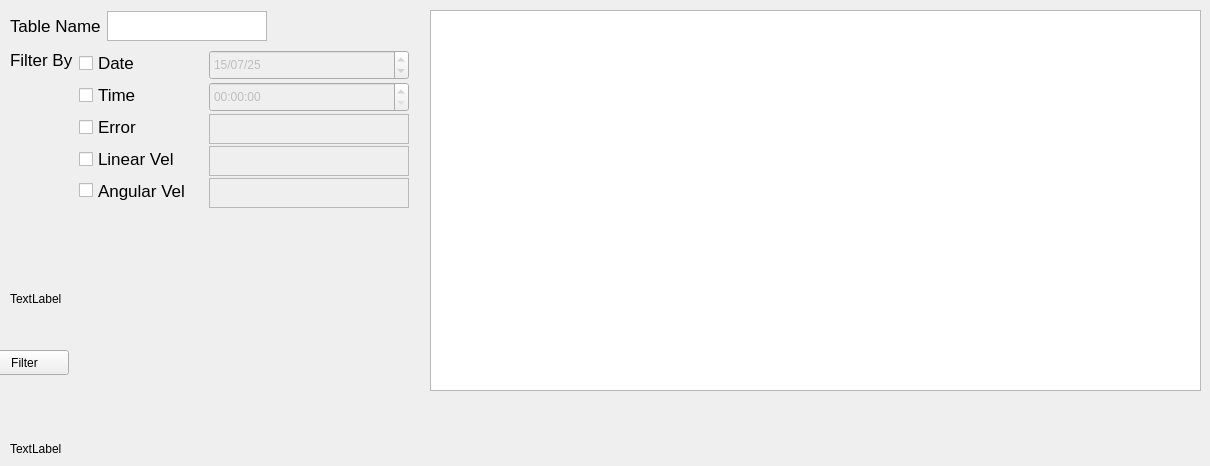
      <widget class="QWidget" name="tab_2">
       <attribute name="title">
        <string>Database</string>
       </attribute>
       <widget class="QLabel" name="dataLabel">
        <property name="geometry">
         <rect>
          <x>10</x>
          <y>290</y>
          <width>67</width>
          <height>17</height>
         </rect>
        </property>
        <property name="text">
         <string>TextLabel</string>
        </property>
       </widget>
       <widget class="QTableView" name="dataTableView">
        <property name="geometry">
         <rect>
          <x>430</x>
          <y>10</y>
          <width>771</width>
          <height>381</height>
         </rect>
        </property>
        <property name="autoFillBackground">
         <bool>true</bool>
        </property>
        <property name="sizeAdjustPolicy">
         <enum>QAbstractScrollArea::AdjustToContents</enum>
        </property>
       </widget>
       <widget class="QWidget" name="layoutWidget">
        <property name="geometry">
         <rect>
          <x>10</x>
          <y>10</y>
          <width>260</width>
          <height>32</height>
         </rect>
        </property>
        <layout class="QFormLayout" name="formLayout_2">
         <item row="0" column="0">
          <widget class="QLabel" name="label_2">
           <property name="font">
            <font>
             <pointsize>13</pointsize>
            </font>
           </property>
           <property name="text">
            <string>Table Name</string>
           </property>
          </widget>
         </item>
         <item row="0" column="1">
          <widget class="QTextEdit" name="tableNameTextEdit">
           <property name="minimumSize">
            <size>
             <width>160</width>
             <height>30</height>
            </size>
           </property>
           <property name="maximumSize">
            <size>
             <width>160</width>
             <height>30</height>
            </size>
           </property>
           <property name="font">
            <font>
             <pointsize>13</pointsize>
            </font>
           </property>
          </widget>
         </item>
        </layout>
       </widget>
       <widget class="QWidget" name="formLayoutWidget">
        <property name="geometry">
         <rect>
          <x>10</x>
          <y>50</y>
          <width>399</width>
          <height>178</height>
         </rect>
        </property>
        <layout class="QFormLayout" name="formLayout">
         <property name="horizontalSpacing">
          <number>6</number>
         </property>
         <property name="verticalSpacing">
          <number>6</number>
         </property>
         <item row="0" column="0">
          <widget class="QLabel" name="label_3">
           <property name="font">
            <font>
             <pointsize>13</pointsize>
            </font>
           </property>
           <property name="text">
            <string>Filter By</string>
           </property>
           <property name="alignment">
            <set>Qt::AlignLeading|Qt::AlignLeft|Qt::AlignTop</set>
           </property>
          </widget>
         </item>
         <item row="0" column="1">
          <layout class="QGridLayout" name="gridLayout_5">
           <item row="0" column="1">
            <widget class="QDateEdit" name="dateEdit">
             <property name="enabled">
              <bool>false</bool>
             </property>
             <property name="minimumSize">
              <size>
               <width>0</width>
               <height>30</height>
              </size>
             </property>
             <property name="maximumSize">
              <size>
               <width>16777215</width>
               <height>30</height>
              </size>
             </property>
             <property name="displayFormat">
              <string>dd/MM/yy</string>
             </property>
             <property name="date">
              <date>
               <year>2025</year>
               <month>7</month>
               <day>15</day>
              </date>
             </property>
            </widget>
           </item>
           <item row="0" column="0">
            <widget class="QCheckBox" name="dateFilterCheckBox">
             <property name="font">
              <font>
               <pointsize>13</pointsize>
              </font>
             </property>
             <property name="text">
              <string>Date</string>
             </property>
            </widget>
           </item>
           <item row="4" column="0">
            <widget class="QCheckBox" name="angularFilterCheckBox">
             <property name="font">
              <font>
               <pointsize>13</pointsize>
              </font>
             </property>
             <property name="text">
              <string>Angular Vel</string>
             </property>
            </widget>
           </item>
           <item row="4" column="1">
            <widget class="QPlainTextEdit" name="angularEdit">
             <property name="enabled">
              <bool>false</bool>
             </property>
             <property name="sizePolicy">
              <sizepolicy hsizetype="Fixed" vsizetype="Fixed">
               <horstretch>0</horstretch>
               <verstretch>0</verstretch>
              </sizepolicy>
             </property>
             <property name="minimumSize">
              <size>
               <width>200</width>
               <height>30</height>
              </size>
             </property>
             <property name="maximumSize">
              <size>
               <width>200</width>
               <height>30</height>
              </size>
             </property>
            </widget>
           </item>
           <item row="1" column="0">
            <widget class="QCheckBox" name="timeFilterCheckBox">
             <property name="font">
              <font>
               <pointsize>13</pointsize>
              </font>
             </property>
             <property name="text">
              <string>Time</string>
             </property>
            </widget>
           </item>
           <item row="3" column="1">
            <widget class="QPlainTextEdit" name="linearEdit">
             <property name="enabled">
              <bool>false</bool>
             </property>
             <property name="sizePolicy">
              <sizepolicy hsizetype="Fixed" vsizetype="Fixed">
               <horstretch>0</horstretch>
               <verstretch>0</verstretch>
              </sizepolicy>
             </property>
             <property name="minimumSize">
              <size>
               <width>200</width>
               <height>30</height>
              </size>
             </property>
             <property name="maximumSize">
              <size>
               <width>200</width>
               <height>30</height>
              </size>
             </property>
            </widget>
           </item>
           <item row="3" column="0">
            <widget class="QCheckBox" name="linearFilterCheckBox">
             <property name="font">
              <font>
               <pointsize>13</pointsize>
              </font>
             </property>
             <property name="text">
              <string>Linear Vel</string>
             </property>
            </widget>
           </item>
           <item row="2" column="1">
            <widget class="QPlainTextEdit" name="errorEdit">
             <property name="enabled">
              <bool>false</bool>
             </property>
             <property name="sizePolicy">
              <sizepolicy hsizetype="Fixed" vsizetype="Fixed">
               <horstretch>0</horstretch>
               <verstretch>0</verstretch>
              </sizepolicy>
             </property>
             <property name="minimumSize">
              <size>
               <width>200</width>
               <height>30</height>
              </size>
             </property>
             <property name="maximumSize">
              <size>
               <width>200</width>
               <height>25</height>
              </size>
             </property>
            </widget>
           </item>
           <item row="2" column="0">
            <widget class="QCheckBox" name="errorFilterCheckBox">
             <property name="font">
              <font>
               <pointsize>13</pointsize>
              </font>
             </property>
             <property name="text">
              <string>Error</string>
             </property>
            </widget>
           </item>
           <item row="1" column="1">
            <widget class="QTimeEdit" name="timeEdit">
             <property name="enabled">
              <bool>false</bool>
             </property>
             <property name="minimumSize">
              <size>
               <width>0</width>
               <height>30</height>
              </size>
             </property>
             <property name="maximumSize">
              <size>
               <width>16777215</width>
               <height>30</height>
              </size>
             </property>
             <property name="displayFormat">
              <string>hh:mm:ss</string>
             </property>
            </widget>
           </item>
          </layout>
         </item>
        </layout>
       </widget>
       <widget class="QPushButton" name="filterButton">
        <property name="geometry">
         <rect>
          <x>-20</x>
          <y>350</y>
          <width>89</width>
          <height>25</height>
         </rect>
        </property>
        <property name="text">
         <string>Filter</string>
        </property>
       </widget>
       <widget class="QLabel" name="rmseLabel">
        <property name="geometry">
         <rect>
          <x>10</x>
          <y>440</y>
          <width>67</width>
          <height>17</height>
         </rect>
        </property>
        <property name="text">
         <string>TextLabel</string>
        </property>
       </widget>
      </widget>
